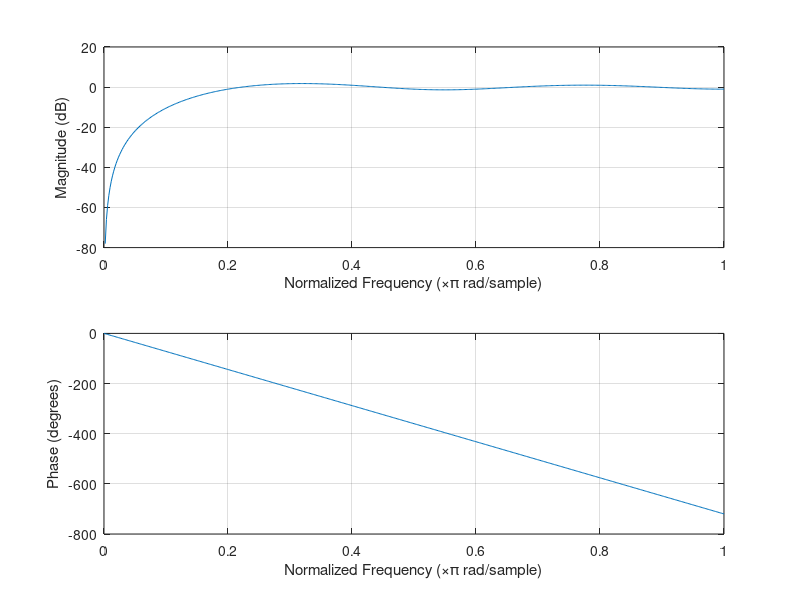
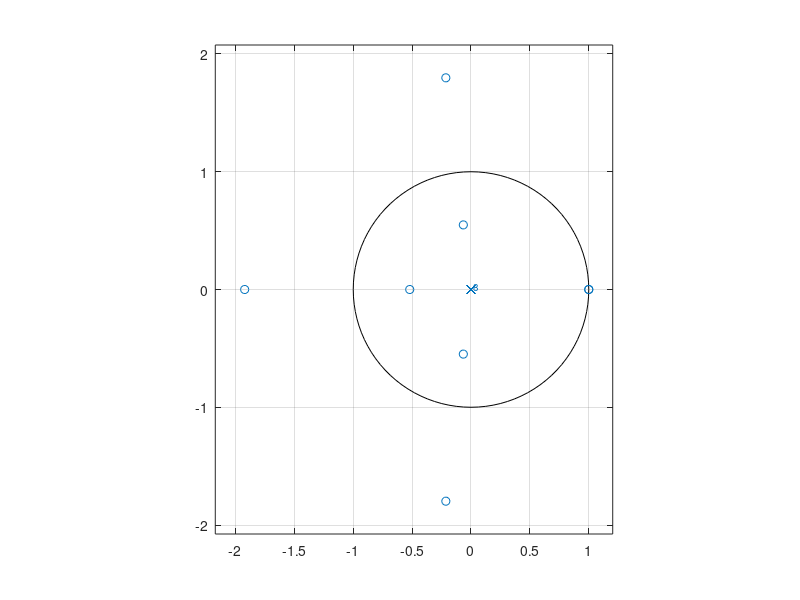

Here is the MATLAB script that generated these plots, in order:
clear
close all

b = [-1/9 -1/9 -1/9 -1/9 1-1/9 -1/9 -1/9 -1/9 -1/9]
a = [1]

figure(1)
freqz(b,a)
figure(2)
zplane(b,a)